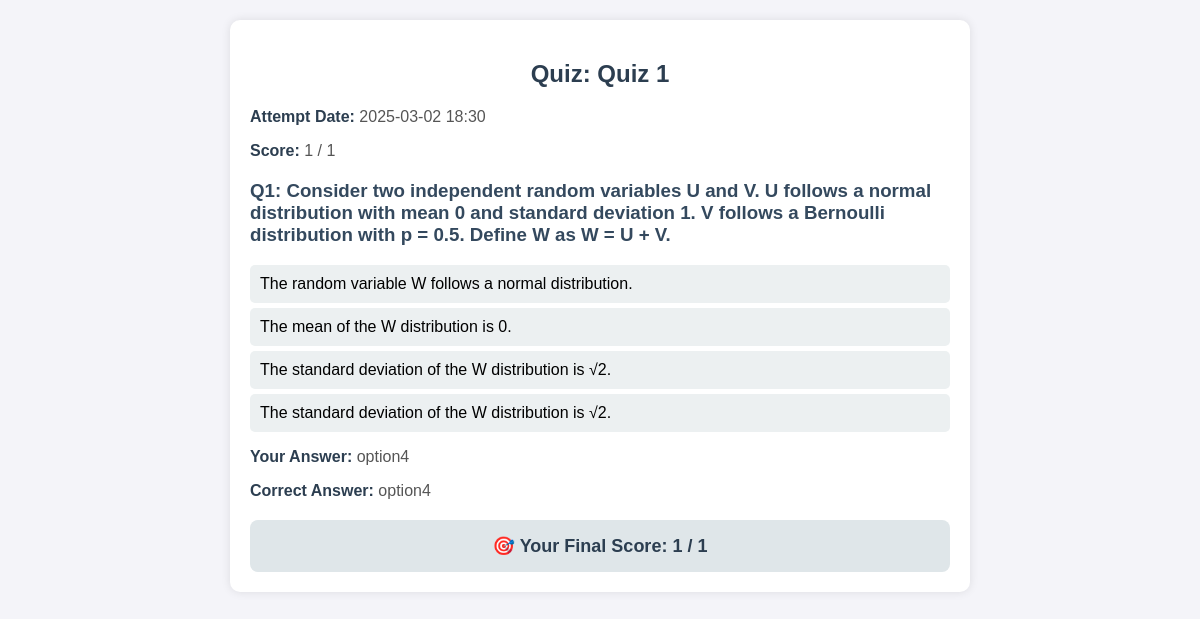
/view_attempt/1, run on the app's committed database.
### models.py (models this page shows)
class Quiz(db.Model):
    __tablename__ = "quizzes"
    id = db.Column(db.Integer, primary_key=True)
    name = db.Column(db.String(100), nullable=False)
    course_id = db.Column(db.Integer, db.ForeignKey('courses.id'), nullable=False)
    date_of_quiz = db.Column(db.Date, nullable=False)
    time_duration = db.Column(db.String(10))  # Format: hh:mm
    remarks = db.Column(db.String(255))
    chapter_id = db.Column(db.Integer, db.ForeignKey('chapters.id'), nullable=False)
    related_course = db.relationship('Course', back_populates='quizzes')
    chapter = db.relationship('Chapter', back_populates='quizzes')
    questions = db.relationship('Question', back_populates='quiz', lazy=True)

class StudentQuizAttempt(db.Model):
    __tablename__ = 'student_quiz_attempts'
    id = db.Column(db.Integer, primary_key=True)
    student_id = db.Column(db.Integer, db.ForeignKey('users.id'), nullable=False)
    quiz_id = db.Column(db.Integer, db.ForeignKey('quizzes.id'), nullable=False)
    score = db.Column(db.Integer, default=0)
    total_questions = db.Column(db.Integer, default=0)
    attempt_date = db.Column(db.DateTime, default=datetime.utcnow)
    student_answers = db.Column(db.JSON)
    student = db.relationship('User', backref=db.backref('quiz_attempts', lazy=True))
    quiz = db.relationship('Quiz', backref=db.backref('student_attempts', lazy=True))

class Question(db.Model):
    __tablename__ = "questions"
    id = db.Column(db.Integer, primary_key=True)
    question_statement = db.Column(db.String(255), nullable=False)
    quiz_id = db.Column(db.Integer, db.ForeignKey('quizzes.id'), nullable=False)
    chapter_id = db.Column(db.Integer, db.ForeignKey('chapters.id'), nullable=False)
    option1 = db.Column(db.String(100), nullable=False)
    option2 = db.Column(db.String(100), nullable=False)
    option3 = db.Column(db.String(100))
    option4 = db.Column(db.String(100))
    correct_answer = db.Column(db.String(100), nullable=False)
    quiz = db.relationship('Quiz', back_populates='questions')
    chapter = db.relationship('Chapter', back_populates='questions')

### routes.py (the view)
@app.route('/view_attempt/<int:attempt_id>')
def view_attempt(attempt_id):
    attempt = StudentQuizAttempt.query.get(attempt_id)
    if not attempt:
        return "Attempt not found", 404
    quiz = Quiz.query.get(attempt.quiz_id)
    questions = Question.query.filter_by(quiz_id=attempt.quiz_id).all()
    return render_template('view_attempt.html', attempt=attempt, quiz=quiz, questions=questions)

### app.py (called while the page is built)
@app.before_request
def create_tables():
    init_db(app)

### models.py (called while the page is built, shortened)
def init_db(app):
    with app.app_context():
        db.create_all()

### templates/view_attempt.html (shortened to what this page needs)
<!DOCTYPE html>
<html lang="en">
<head>
</head>
<body>
    <div class="container">
        <h2>Quiz: {{ quiz.name }}</h2>
        <p><strong>Attempt Date:</strong> {{ attempt.attempt_date.strftime('%Y-%m-%d %H:%M') }}</p>
        <p><strong>Score:</strong> {{ attempt.score }} / {{ attempt.total_questions }}</p>
        {% for question in questions %}
        <div>
            <h3>Q{{ loop.index }}: {{ question.question_statement }}</h3>
            <ul>
                {% set selected_option = attempt.student_answers.get(question.id|string, {}).get('selected_option', "No Answer") %}
                {% for option in [question.option1, question.option2, question.option3, question.option4] %}
                {% if option %}
                <li class="{% if option == question.correct_answer %}correct{% elif option == selected_option and option != question.correct_answer %}wrong{% endif %}">
                    {{ option }}
                </li>
                {% endif %}
                {% endfor %}
            </ul>
            <p><strong>Your Answer:</strong> {{ selected_option }}</p>
            <p><strong>Correct Answer:</strong> {{ question.correct_answer }}</p>
        </div>
        {% endfor %}
        <div class="score-section">
            🎯 Your Final Score: <strong>{{ attempt.score }} / {{ attempt.total_questions }}</strong>
        </div>
    </div>
</body>
</html>

### templates/view_attempt.html (style rules this page uses)
body { background-color: #f4f4f9; font-family: Arial, sans-serif; margin: 0; padding: 20px; }
.container { max-width: 700px; margin: auto; background: white; padding: 20px; border-radius: 10px; box-shadow: 0px 0px 10px rgba(0, 0, 0, 0.1); }
h2 { color: #2c3e50; text-align: center; }
p { font-size: 16px; color: #555; }
h3 { color: #34495e; margin-top: 20px; }
ul { list-style-type: none; padding: 0; }
li { background: #ecf0f1; padding: 10px; margin: 5px 0; border-radius: 5px; transition: background 0.3s ease; }
.score-section { text-align: center; margin-top: 20px; font-size: 18px; font-weight: bold; color: #2c3e50; background: #dfe6e9; padding: 15px; border-radius: 8px; }
p strong { color: #2c3e50; }

### data on the page
Quiz: name "Quiz 1"
StudentQuizAttempt: attempt_date "2025-03-02 18:30", score "1", total_questions "1"
Question: question_statement "Consider two independent random variables U and V. U follows a normal distribution with mean 0 and standard deviation 1. V follows a Bernoulli distribution with p = 0.5. Define W as W = U + V.", option1 "The random variable W follows a normal distribution.", option2 "The mean of the W distribution is 0.", option3 "The standard deviation of the W distribution is √2.", option4 "The standard deviation of the W distribution is √2.", correct_answer "option4"
